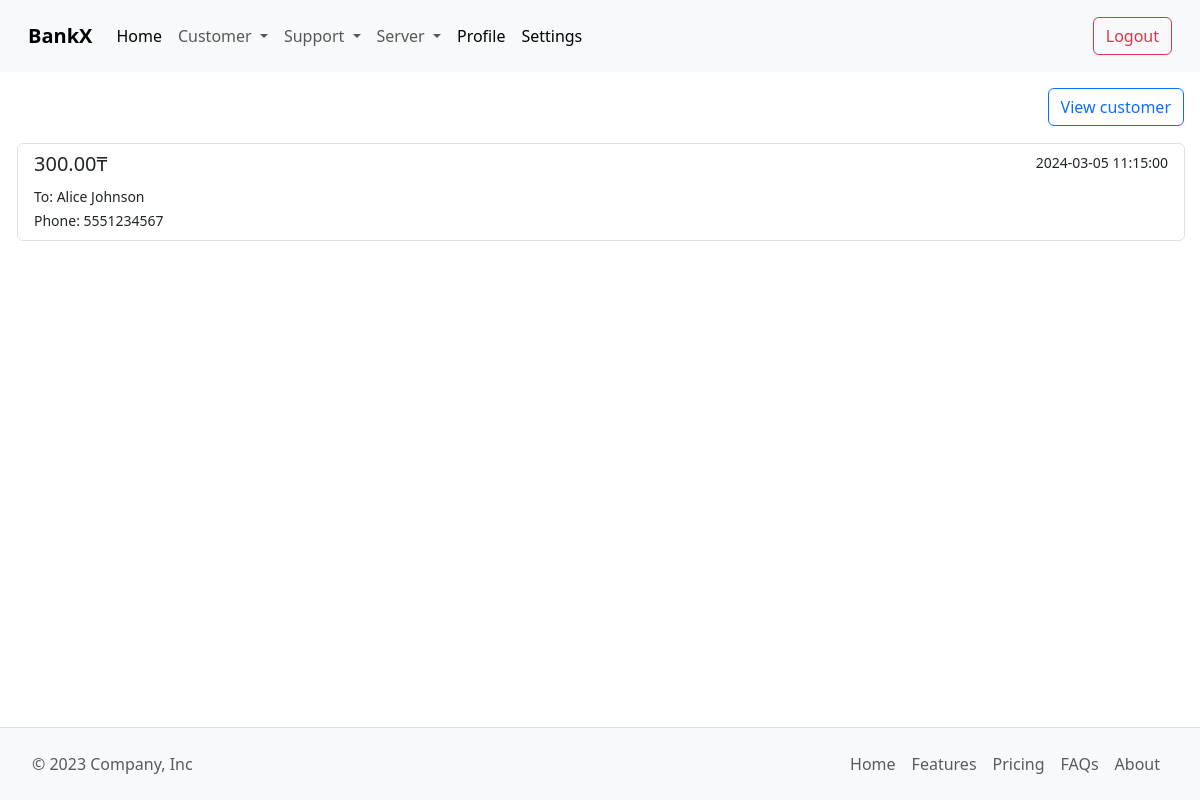
The page /Admin/customer_transfer_history.php?id=2 (signed in) on the database its author committed.
### tables this page shows
CREATE TABLE `Transfer` (
    `TransferID` INT PRIMARY KEY AUTO_INCREMENT,
    `CustomerID` INT NOT NULL,
    `RecipientID` INT NOT NULL,
    `RecipientName` VARCHAR(100) NOT NULL, 
    `PhoneNumber` VARCHAR(100) NOT NULL,
    `TransferDate` TIMESTAMP DEFAULT CURRENT_TIMESTAMP,
    `Amount` DECIMAL(10, 2) NOT NULL,
    FOREIGN KEY (`CustomerID`) REFERENCES `Customers`(`CustomerID`) ON DELETE CASCADE,
    FOREIGN KEY (`RecipientID`) REFERENCES `Customers`(`CustomerID`) ON DELETE CASCADE
);

### src/Admin/customer_transfer_history.php (the view, shortened to what this page needs)
<?php
include("include/header.php");
require("../Modules/config.php");
$userid = isset($_GET['id']) ? htmlspecialchars($_GET['id']) : '';
$stmt = $conn->prepare("SELECT * FROM `Transfer` WHERE `CustomerID` = :userid");
$stmt->bindValue(":userid", $userid, PDO::PARAM_INT);
$stmt->execute();
$result = $stmt->fetchAll(PDO::FETCH_ASSOC);
?>
<div style="padding-right: 1rem; padding-top: 1rem;">
    <ul class="nav justify-content-end">
        <li class="nav-item">
            <a class="btn btn-outline-primary" href="customer.php">View customer</a>
        </li>
    </ul>
</div>
<div class="list-group" style="padding-left: 1rem; padding-right: 1rem; padding-bottom: 5rem; padding-top: 1rem;">
    <?php
    foreach ($result as $row) {
        ?>
        <a href="#" class="list-group-item list-group-item-action flex-column align-items-start " style="margin: 1px;">
            <div class="d-flex w-100 justify-content-between">
                <h5 class="mb-1">
                    <?php echo $row['Amount']; ?>₸
                </h5>
                <small>
                    <?php echo $row['TransferDate']; ?>
                </small>
            </div>
            <small>To:
                <?php echo $row['RecipientName']; ?>
            </small><br>
            <small>Phone:
                <?php echo $row['PhoneNumber']; ?>
            </small><br>
        </a>
        <?php
    }
    ?>
</div>
<?php
include("include/footer.php");
?>

### rows shown on the page
transfer: Amount "300.00", TransferDate "2024-03-05 11:15:00", RecipientName "Alice Johnson", PhoneNumber "5551234567"
